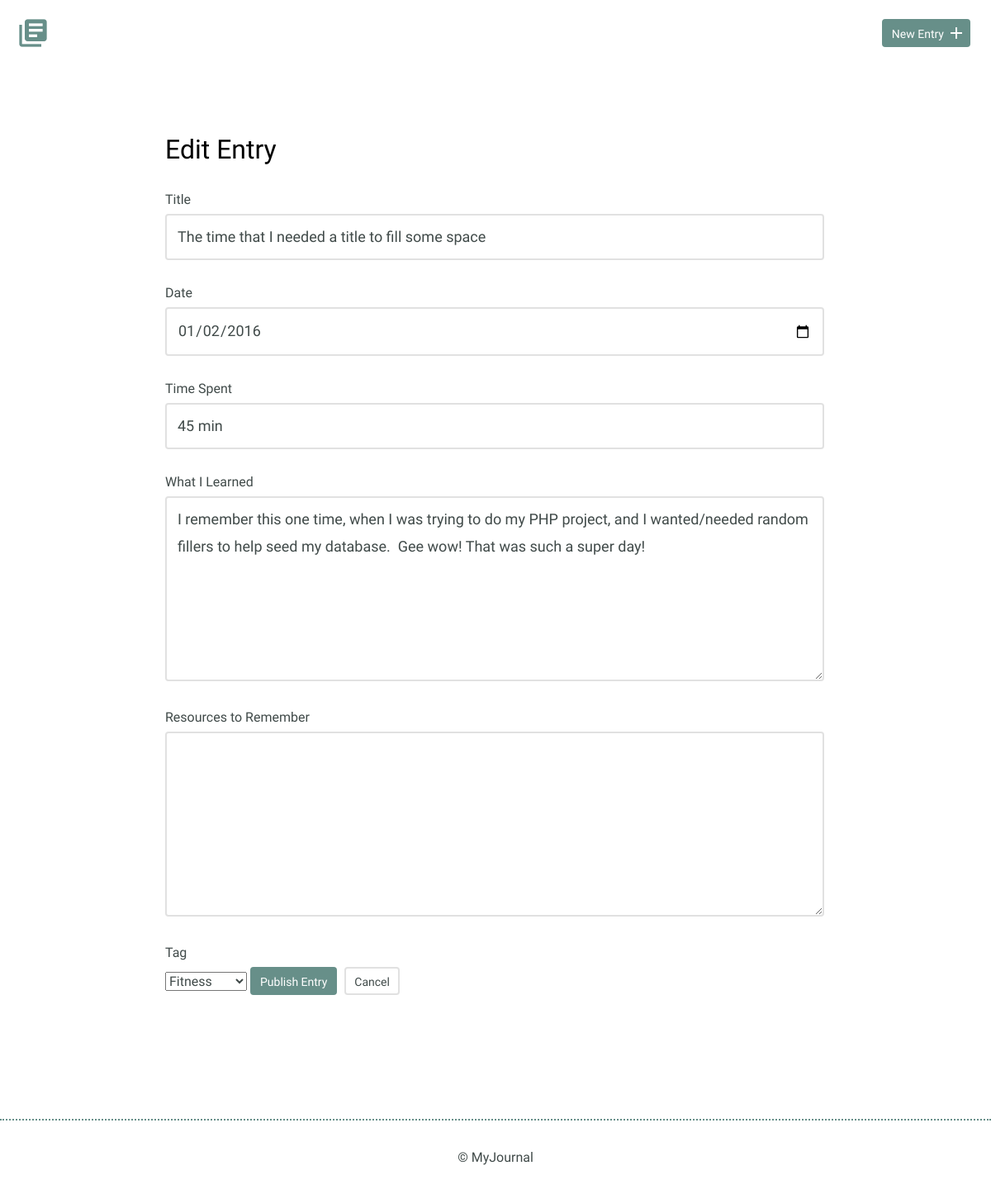
The app's page /edit.php?id=4 with its own data.
### tables this page shows
CREATE TABLE "entries" (
	"id"	INTEGER,
	"title"	TEXT,
	"date"	TEXT,
	"time_spent"	INTEGER,
	"learned"	BLOB,
	"resources"	BLOB,
	"tag_id"	INTEGER,
	PRIMARY KEY("id"),
	FOREIGN KEY("tag_id") REFERENCES "tags"("tag_id")
);

### inc/functions.php (called while the page is built, shortened)
<?php
function get_tags(){
    include('connection.php');
    try{
        return $db->query('SELECT * FROM tags');
    } catch (Exception $e){
        echo "Error retrieving data: ". $e->getMessage() . "</br>";
        return [];
    }
}
function get_specific_entry($entry_id){
    include "connection.php";
    $sql = "SELECT title, date, time_spent, learned, resources, id, tag, tags.tag_id FROM entries INNER JOIN tags ON entries.tag_id = tags.tag_id WHERE id = ?";
    try{
        $results = $db->prepare($sql);
        $results->bindValue(1,$entry_id,PDO::PARAM_INT);
        $results->execute();
    } catch (Exception $e){
        echo "Error: " .$e->getMessage() . "<br /?";
        return false;
    }
    return $results->fetch();
}

### edit.php (the view, shortened to what this page needs)
<?php
include('inc/header.php');
include('inc/functions.php');
if (isset($_GET['id'])){
    list($title, $date, $time_spent, $learned, $resources, $id, $tag, $tag_id) = get_specific_entry(filter_input(INPUT_GET, 'id', FILTER_SANITIZE_NUMBER_INT));
}
?>
<div class="container">
    <div class="edit-entry">
        <h2>Edit Entry</h2>
            <form action='edit.php?id=<?=$id?>' method='POST'>
            <label for="title"> Title</label>
            <input id="title" type="text" name="title" value="<?php echo $title;?>"><br>
            <label for="date">Date</label>
            <input id="date" type="date" name="date" value="<?php echo $date;?>"><br>
            <label for="time-spent"> Time Spent</label>
            <input id="time-spent" type="text" name="timeSpent" value="<?php echo $time_spent;?>"><br>
            <label for="what-i-learned">What I Learned</label>
            <textarea id="what-i-learned" rows="5" name="whatILearned"><?php echo $learned;?></textarea>
            <label for="resources-to-remember">Resources to Remember</label>
            <textarea id="resources-to-remember" rows="5" name="ResourcesToRemember"><?php echo $resources;?></textarea>
            <label for="tag">Tag</label>
            <select name="tag" id="tag">
                <?php
                foreach(get_tags() as $tag){
                    echo "<option value='".$tag['tag_id']."'";
                    if ($tag_id == $tag['tag_id']){
                        echo ' selected';
                    }
                    echo ">".$tag['tag']."</option>";
                }
                ?>
            </select>
            <input type="submit" value="Publish Entry" class="button">
            <a href="#" class="button button-secondary">Cancel</a>
        </form>
    </div>
</div>
<?php
include('inc/footer.php');
?>

### css/site.css (style rules this page uses)
body { font-size: 16px; color: #404a49; font-family: 'Cousine', serif; font-weight: 400; }
.container { margin: 0 auto; padding: 0 25px; }
.button { padding: 8px 10px 6px 10px; background: #678f89; border: 2px solid #678f89; border-radius: 4px; text-decoration: none; color: #FFF; position: relative; text-align: center; font-size: 14px; }
.button.button-secondary { background: #FFF; border: 2px solid #e1e1e1; color: #404a49; }
h1, h2, h3 { margin: 0; font-weight: 400; line-height: 1em; color: #000; }
h2 { font-size: 32px; }
.entry-list, .edit-entry, .new-entry { max-width: 800px; margin: 0 auto; padding: 70px 0 150px 0; }
.edit-entry h2, .new-entry h2 { margin-bottom: 35px; }
form label { display: block; margin-bottom: 8px; }
form input[type=text], form input[type=password], form input[type=date], form textarea { border: 2px solid #e1e1e1; font-size: 18px; line-height: 1.8em; padding:10px 13px; margin-bottom: 30px; border-radius: 4px; width: calc(100% - 32px); }
.edit-entry form textarea, .new-entry form textarea { min-height: 200px; }
input[type=submit] { margin-right: 5px; }

### records on screen
entries: title "The time that I needed a title to fill some space", date "01/02/2016", timeSpent "45 min", whatILearned "I remember this one time, when I was trying to do my PHP project, and I wanted/needed random fillers to help seed my database. Gee wow! That was such a super day!"

### other values on screen
form field tag "Fitness"
